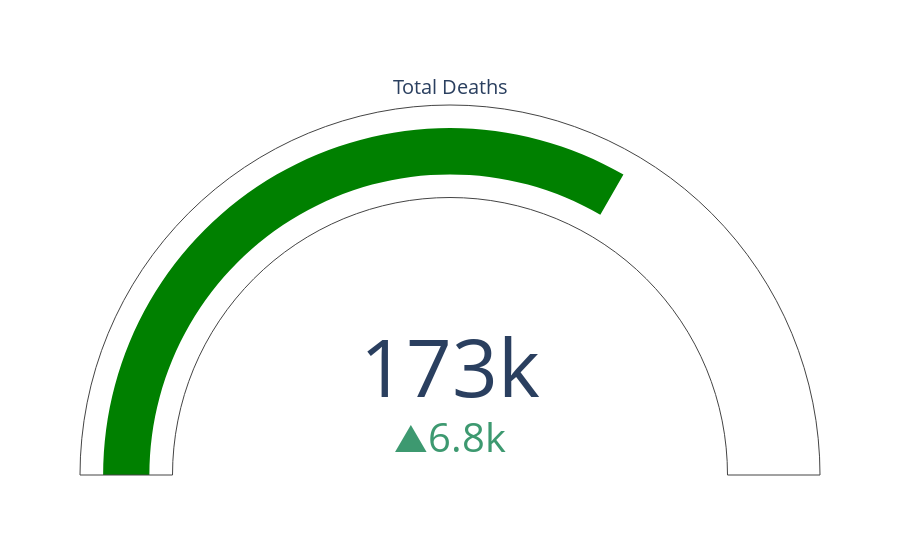

Here is the notebook cell this chart was saved with:
### Code cell
# total cases indicator
fig3 = go.Figure(go.Indicator(
    
    value = tot_deaths,
    delta = {'reference': diff3},
    gauge = {
        'axis': {'visible': False}},
    domain = {'row': 0, 'column': 0}))

fig3 = fig3.update_layout(
    template = {'data' : {'indicator': [{
        'title': {'text': "Total Deaths"},
        'mode' : "number+delta+gauge",
        }]
                         }})
fig3.show()

### Figure 1 — Plotly figure (JSON) as saved in the notebook; plotly's stock layout.template omitted (floating-point values rounded to 4 significant figures)
{"data": [{"delta": {"reference": 166180}, "domain": {"column": 0, "row": 0}, "gauge": {"axis": {"visible": false}}, "type": "indicator", "value": 172968}], "layout": {}}
